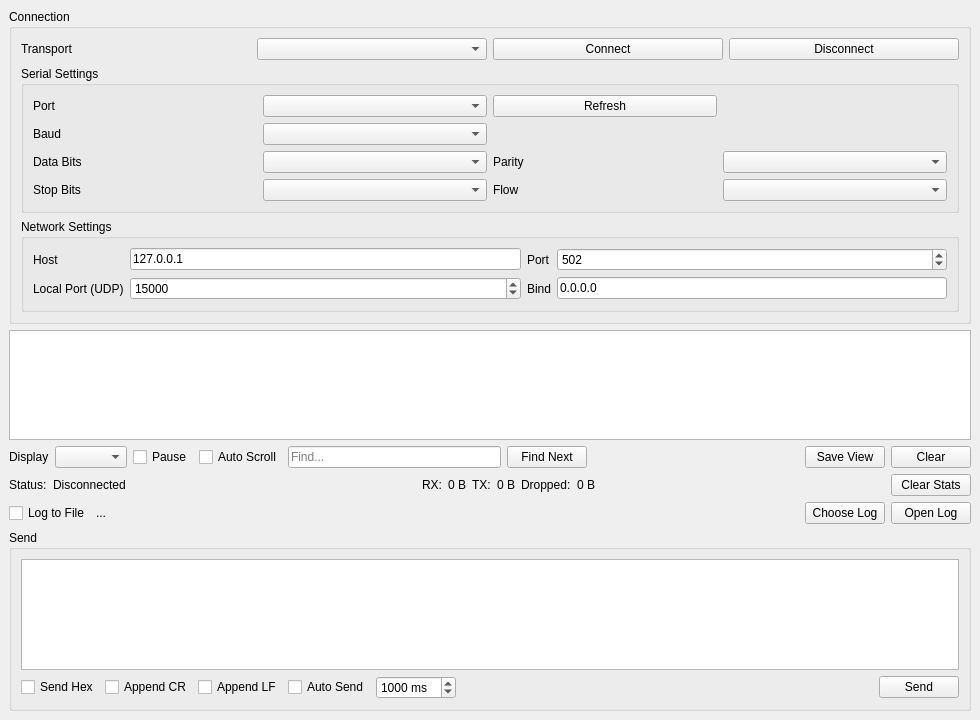
<?xml version="1.0" encoding="UTF-8"?>
<ui version="4.0">
 <class>MainWindow</class>
 <widget class="QMainWindow" name="MainWindow">
  <property name="geometry">
   <rect>
    <x>0</x>
    <y>0</y>
    <width>980</width>
    <height>720</height>
   </rect>
  </property>
  <property name="windowTitle">
   <string>Communication Debugging Tool</string>
  </property>
  <widget class="QWidget" name="centralwidget">
   <layout class="QVBoxLayout" name="verticalLayout">
    <item>
     <widget class="QGroupBox" name="groupConnection">
      <property name="title">
       <string>Connection</string>
      </property>
      <layout class="QVBoxLayout" name="verticalLayoutConnection">
       <item>
        <layout class="QGridLayout" name="gridLayoutTop">
         <item row="0" column="0">
          <widget class="QLabel" name="labelTransport">
           <property name="text">
            <string>Transport</string>
           </property>
          </widget>
         </item>
         <item row="0" column="1">
          <widget class="QComboBox" name="comboTransport"/>
         </item>
         <item row="0" column="2">
          <widget class="QPushButton" name="btnConnect">
           <property name="text">
            <string>Connect</string>
           </property>
          </widget>
         </item>
         <item row="0" column="3">
          <widget class="QPushButton" name="btnDisconnect">
           <property name="text">
            <string>Disconnect</string>
           </property>
          </widget>
         </item>
        </layout>
       </item>
       <item>
        <widget class="QGroupBox" name="groupSerial">
         <property name="title">
          <string>Serial Settings</string>
         </property>
         <layout class="QGridLayout" name="gridLayoutSerial">
          <item row="0" column="0">
           <widget class="QLabel" name="labelPort">
            <property name="text">
             <string>Port</string>
            </property>
           </widget>
          </item>
          <item row="0" column="1">
           <widget class="QComboBox" name="comboPort"/>
          </item>
          <item row="0" column="2">
           <widget class="QPushButton" name="btnRefreshPorts">
            <property name="text">
             <string>Refresh</string>
            </property>
           </widget>
          </item>
         <item row="1" column="0">
          <widget class="QLabel" name="labelBaud">
           <property name="text">
            <string>Baud</string>
           </property>
          </widget>
         </item>
         <item row="1" column="1">
          <widget class="QComboBox" name="comboBaud"/>
         </item>
         <item row="2" column="0">
          <widget class="QLabel" name="labelDataBits">
           <property name="text">
            <string>Data Bits</string>
           </property>
          </widget>
         </item>
         <item row="2" column="1">
          <widget class="QComboBox" name="comboDataBits"/>
         </item>
         <item row="2" column="2">
          <widget class="QLabel" name="labelParity">
           <property name="text">
            <string>Parity</string>
           </property>
          </widget>
         </item>
         <item row="2" column="3">
          <widget class="QComboBox" name="comboParity"/>
         </item>
         <item row="3" column="0">
          <widget class="QLabel" name="labelStopBits">
           <property name="text">
            <string>Stop Bits</string>
           </property>
          </widget>
         </item>
         <item row="3" column="1">
          <widget class="QComboBox" name="comboStopBits"/>
         </item>
         <item row="3" column="2">
          <widget class="QLabel" name="labelFlow">
           <property name="text">
            <string>Flow</string>
           </property>
          </widget>
         </item>
         <item row="3" column="3">
          <widget class="QComboBox" name="comboFlow"/>
         </item>
        </layout>
       </widget>
      </item>
       <item>
        <widget class="QGroupBox" name="groupNetwork">
         <property name="title">
          <string>Network Settings</string>
         </property>
         <layout class="QGridLayout" name="gridLayoutNetwork">
          <item row="0" column="0">
           <widget class="QLabel" name="labelHost">
            <property name="text">
             <string>Host</string>
            </property>
           </widget>
          </item>
          <item row="0" column="1">
           <widget class="QLineEdit" name="editHost">
            <property name="text">
             <string>127.0.0.1</string>
            </property>
           </widget>
          </item>
          <item row="0" column="2">
           <widget class="QLabel" name="labelPortNet">
            <property name="text">
             <string>Port</string>
            </property>
           </widget>
          </item>
          <item row="0" column="3">
           <widget class="QSpinBox" name="spinPort">
            <property name="maximum">
             <number>65535</number>
            </property>
            <property name="value">
             <number>502</number>
            </property>
           </widget>
          </item>
         <item row="1" column="0">
          <widget class="QLabel" name="labelLocalPort">
           <property name="text">
            <string>Local Port (UDP)</string>
           </property>
          </widget>
         </item>
         <item row="1" column="1">
          <widget class="QSpinBox" name="spinLocalPort">
           <property name="maximum">
            <number>65535</number>
           </property>
           <property name="value">
            <number>15000</number>
           </property>
          </widget>
         </item>
         <item row="1" column="2">
          <widget class="QLabel" name="labelBind">
           <property name="text">
            <string>Bind</string>
           </property>
          </widget>
         </item>
         <item row="1" column="3">
          <widget class="QLineEdit" name="editBindAddress">
           <property name="text">
            <string>0.0.0.0</string>
           </property>
          </widget>
         </item>
        </layout>
       </widget>
      </item>
      </layout>
     </widget>
    </item>
    <item>
     <widget class="QPlainTextEdit" name="plainLog"/>
    </item>
    <item>
     <layout class="QHBoxLayout" name="layoutDisplay">
      <item>
       <widget class="QLabel" name="labelDisplayMode">
        <property name="text">
         <string>Display</string>
        </property>
       </widget>
      </item>
      <item>
       <widget class="QComboBox" name="comboDisplayMode"/>
      </item>
      <item>
       <widget class="QCheckBox" name="checkPauseDisplay">
        <property name="text">
         <string>Pause</string>
        </property>
       </widget>
      </item>
      <item>
       <widget class="QCheckBox" name="checkAutoScroll">
        <property name="text">
         <string>Auto Scroll</string>
        </property>
       </widget>
      </item>
      <item>
       <widget class="QLineEdit" name="lineSearch">
        <property name="placeholderText">
         <string>Find...</string>
        </property>
       </widget>
      </item>
      <item>
       <widget class="QPushButton" name="btnFindNext">
        <property name="text">
         <string>Find Next</string>
        </property>
       </widget>
      </item>
      <item>
       <spacer name="horizontalSpacer">
        <property name="orientation">
         <enum>Qt::Horizontal</enum>
        </property>
        <property name="sizeHint" stdset="0">
         <size>
          <width>40</width>
          <height>20</height>
         </size>
        </property>
       </spacer>
      </item>
      <item>
       <widget class="QPushButton" name="btnSaveLog">
        <property name="text">
         <string>Save View</string>
        </property>
       </widget>
      </item>
      <item>
       <widget class="QPushButton" name="btnClear">
        <property name="text">
         <string>Clear</string>
        </property>
       </widget>
      </item>
     </layout>
    </item>
    <item>
     <layout class="QHBoxLayout" name="layoutStats">
      <item>
       <widget class="QLabel" name="labelStatus">
        <property name="text">
         <string>Status:</string>
        </property>
       </widget>
      </item>
      <item>
       <widget class="QLabel" name="labelStatusValue">
        <property name="text">
         <string>Disconnected</string>
        </property>
       </widget>
      </item>
      <item>
       <spacer name="horizontalSpacerStats">
        <property name="orientation">
         <enum>Qt::Horizontal</enum>
        </property>
        <property name="sizeHint" stdset="0">
         <size>
          <width>20</width>
          <height>20</height>
         </size>
        </property>
       </spacer>
      </item>
      <item>
       <widget class="QLabel" name="labelRx">
        <property name="text">
         <string>RX:</string>
        </property>
       </widget>
      </item>
      <item>
       <widget class="QLabel" name="labelRxValue">
        <property name="text">
         <string>0 B</string>
        </property>
       </widget>
      </item>
      <item>
       <widget class="QLabel" name="labelTx">
        <property name="text">
         <string>TX:</string>
        </property>
       </widget>
      </item>
      <item>
       <widget class="QLabel" name="labelTxValue">
        <property name="text">
         <string>0 B</string>
        </property>
       </widget>
      </item>
      <item>
       <widget class="QLabel" name="labelDropped">
        <property name="text">
         <string>Dropped:</string>
        </property>
       </widget>
      </item>
      <item>
       <widget class="QLabel" name="labelDroppedValue">
        <property name="text">
         <string>0 B</string>
        </property>
       </widget>
      </item>
      <item>
       <spacer name="horizontalSpacerStats2">
        <property name="orientation">
         <enum>Qt::Horizontal</enum>
        </property>
        <property name="sizeHint" stdset="0">
         <size>
          <width>20</width>
          <height>20</height>
         </size>
        </property>
       </spacer>
      </item>
      <item>
       <widget class="QPushButton" name="btnClearStats">
        <property name="text">
         <string>Clear Stats</string>
        </property>
       </widget>
      </item>
     </layout>
    </item>
    <item>
     <layout class="QHBoxLayout" name="layoutLogFile">
      <item>
       <widget class="QCheckBox" name="checkFileLog">
        <property name="text">
         <string>Log to File</string>
        </property>
       </widget>
      </item>
      <item>
       <widget class="QLabel" name="labelLogPath">
        <property name="text">
         <string>...</string>
        </property>
       </widget>
      </item>
      <item>
       <spacer name="horizontalSpacerLog">
        <property name="orientation">
         <enum>Qt::Horizontal</enum>
        </property>
        <property name="sizeHint" stdset="0">
         <size>
          <width>20</width>
          <height>20</height>
         </size>
        </property>
       </spacer>
      </item>
      <item>
       <widget class="QPushButton" name="btnChooseLog">
        <property name="text">
         <string>Choose Log</string>
        </property>
       </widget>
      </item>
      <item>
       <widget class="QPushButton" name="btnOpenLog">
        <property name="text">
         <string>Open Log</string>
        </property>
       </widget>
      </item>
     </layout>
    </item>
    <item>
     <widget class="QGroupBox" name="groupSend">
      <property name="title">
       <string>Send</string>
      </property>
      <layout class="QVBoxLayout" name="layoutSend">
       <item>
        <widget class="QPlainTextEdit" name="plainSend"/>
       </item>
       <item>
        <layout class="QHBoxLayout" name="layoutSendControls">
         <item>
          <widget class="QCheckBox" name="checkSendHex">
           <property name="text">
            <string>Send Hex</string>
           </property>
          </widget>
         </item>
         <item>
          <widget class="QCheckBox" name="checkAppendCR">
           <property name="text">
            <string>Append CR</string>
           </property>
          </widget>
         </item>
         <item>
          <widget class="QCheckBox" name="checkAppendLF">
           <property name="text">
            <string>Append LF</string>
           </property>
          </widget>
         </item>
         <item>
          <widget class="QCheckBox" name="checkAutoSend">
           <property name="text">
            <string>Auto Send</string>
           </property>
          </widget>
         </item>
         <item>
          <widget class="QSpinBox" name="spinAutoInterval">
           <property name="suffix">
            <string> ms</string>
           </property>
           <property name="minimum">
            <number>10</number>
           </property>
           <property name="maximum">
            <number>60000</number>
           </property>
           <property name="value">
            <number>1000</number>
           </property>
          </widget>
         </item>
         <item>
          <spacer name="horizontalSpacer2">
           <property name="orientation">
            <enum>Qt::Horizontal</enum>
           </property>
           <property name="sizeHint" stdset="0">
            <size>
             <width>40</width>
             <height>20</height>
            </size>
           </property>
          </spacer>
         </item>
         <item>
          <widget class="QPushButton" name="btnSend">
           <property name="text">
            <string>Send</string>
           </property>
          </widget>
         </item>
        </layout>
       </item>
      </layout>
     </widget>
    </item>
   </layout>
  </widget>
 </widget>
 <resources/>
 <connections/>
</ui>
